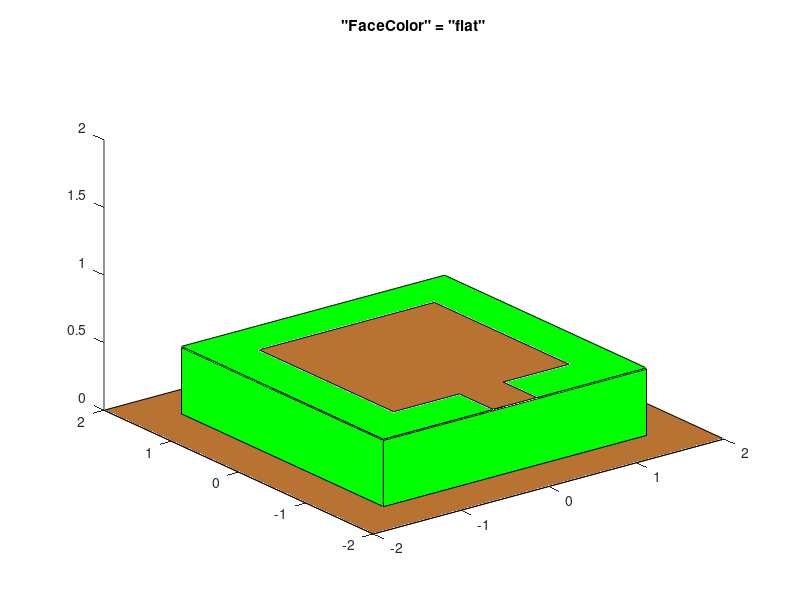

Write MATLAB code to recreate this figure.
clf;
%addpath('/home/rokie/Documents/matlab2tikz-master/src');
             
 patch_vertices = [ -1, -1, 0.5;
             -0.25, -1, 0.5;
             -0.25, -1.5, 0.5;
             0.25, -1.5, 0.5;
             0.25, -1, 0.5;
             1, -1, 0.5;
             1, 1, 0.5;
             -1, 1, 0.5]
             
 patch_faces = [1:8];
  patch ("Vertices", patch_vertices, "Faces", patch_faces, "FaceColor", [0.722 0.451 0.2]);
  hold on;           
ground_vertices = [ -2, -2, 0;
             2, -2, 0;
             2, 2, 0;
             -2, 2, 0;]
             
 ground_faces = [1:4];
patch ("Vertices", ground_vertices, "Faces", ground_faces, "FaceColor", [0.722 0.451 0.2]);
             
 substrate_vertices = [-1.5, -1.5, 0.499;
                        1.5, -1.5, 0.499;
                        1.5, 1.5, 0.499;
                        -1.5, 1.5, 0.499;
             
             1.5, -1.5 0.49;
             1.5, -1.5 0;
             -1.5, -1.5 0;
             -1.5, -1.5 0.49;
             
             1.5, 1.5 0.49;
             1.5, 1.5 0;
             -1.5, 1.5 0;
             -1.5, 1.5 0.49;
             
             1.5, 1.5 0.49;
             1.5, 1.5 0;
             1.5, -1.5 0;
             1.5, -1.5 0.49;
             
             -1.5, 1.5 0.49;
             -1.5, 1.5 0;
             -1.5, -1.5 0;
             -1.5, -1.5 0.49];
 substrate_faces = [1:4;
          5:8;
          9:12;
          13:16;
          17:20];
 patch ("Vertices", substrate_vertices, "Faces", substrate_faces, "FaceColor", "g");
 %patch ("Vertices", vertices, "Faces", faces, "FaceColor", "r");
 view (-37.5, 30);
 zlim([0 2]);
 rotate3d;
 box off;
 title ('"FaceColor" = "flat"');
% matlab2tikz('/home/rokie/ownCloud/Documents/Masters/myfile3.tex')